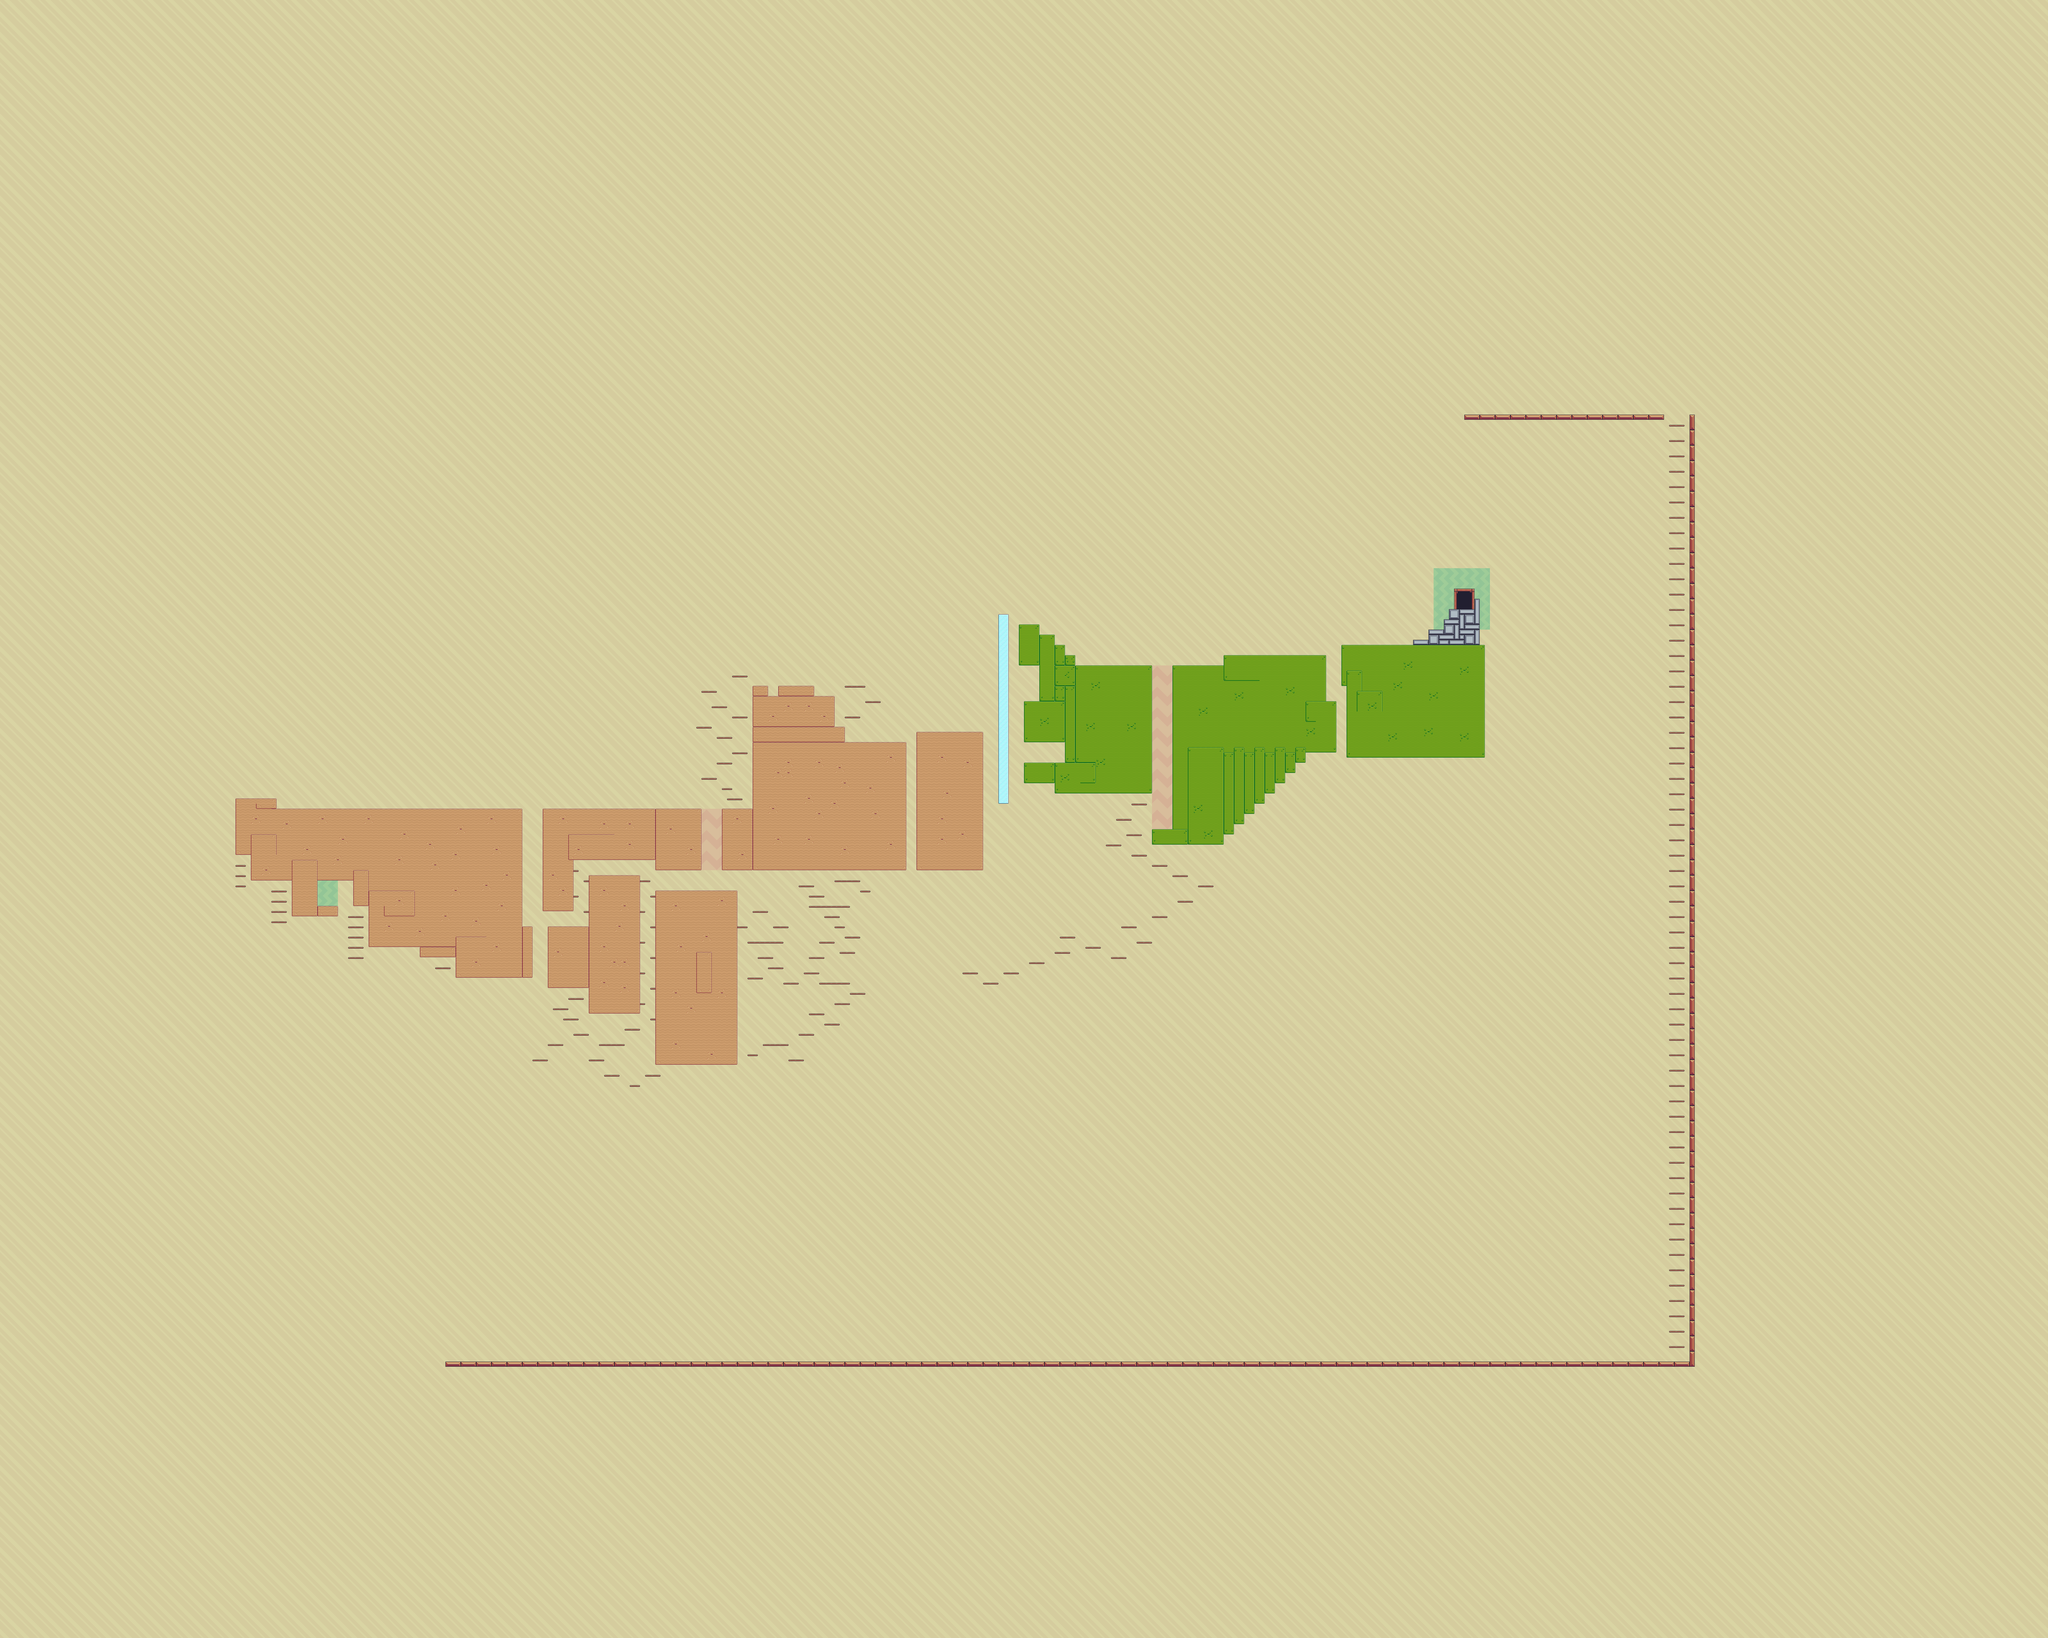

A level layout from a 2D game, rendered from its tile map. Below: a short description, then the map file with tile-grid data replaced by summaries:
An orthogonal 400x320 tile map with 16x16 px tiles, 3 tile layers (Fondo, Plataforma, Meta), 5 tilesets and 76 objects.

<map version="1.0" tiledversion="1.1.5" orientation="orthogonal" renderorder="right-down" width="400" height="320" tilewidth="16" tileheight="16" infinite="0" nextobjectid="93">
 <tileset firstgid="1" name="Tiles_Sand_Mud_Ice_16" tilewidth="16" tileheight="16" tilecount="55" columns="11">
  <image source="../Assets/Tiles_Sand_Mud_Ice_16.png" width="176" height="80" />
  <terraintypes>
   <terrain name="Void" tile="-1" />
   <terrain name="Sand" tile="-1" />
   <terrain name="Mud" tile="-1" />
   <terrain name="Ice" tile="-1" />
  </terraintypes>
  <tile id="0" terrain="0,0,0,1" />
  <tile id="1" terrain="0,0,1,1" />
  <tile id="2" terrain="0,0,1,0" />
  <tile id="4" terrain="0,0,0,2" />
  <tile id="5" terrain="0,0,2,2" />
  <tile id="6" terrain="0,0,2,0" />
  <tile id="8" terrain="0,0,0,3" />
  <tile id="9" terrain="0,0,3,3" />
  <tile id="10" terrain="0,0,3,0" />
  <tile id="11" terrain="0,1,0,1" />
  <tile id="12" terrain="1,1,1,1" />
  <tile id="13" terrain="1,0,1,0" />
  <tile id="15" terrain="0,2,0,2" />
  <tile id="16" terrain="2,2,2,2" />
  <tile id="17" terrain="2,0,2,0" />
  <tile id="19" terrain="0,3,0,3" />
  <tile id="20" terrain="3,3,3,3" />
  <tile id="21" terrain="3,0,3,0" />
  <tile id="22" terrain="0,1,0,0" />
  <tile id="23" terrain="1,1,0,0" />
  <tile id="24" terrain="1,0,0,0" />
  <tile id="26" terrain="0,2,0,0" />
  <tile id="27" terrain="2,2,0,0" />
  <tile id="28" terrain="2,0,0,0" />
  <tile id="30" terrain="0,3,0,0" />
  <tile id="31" terrain="3,3,0,0" />
  <tile id="32" terrain="3,0,0,0" />
  <tile id="50" terrain="0,0,0,0" />
 </tileset>
 <tileset firstgid="56" name="Terrain_16" tilewidth="16" tileheight="16" tilecount="242" columns="22">
  <image source="../Assets/Terrain_16.png" width="352" height="176" />
 </tileset>
 <tileset firstgid="298" name="Background_Brown" tilewidth="16" tileheight="16" tilecount="16" columns="4">
  <image source="../Assets/Background_Brown.png" width="64" height="64" />
 </tileset>
 <tileset firstgid="314" name="Background_Green" tilewidth="16" tileheight="16" tilecount="16" columns="4">
  <image source="../Assets/Background_Green.png" width="64" height="64" />
 </tileset>
 <tileset firstgid="330" name="Background_Yellow" tilewidth="16" tileheight="16" tilecount="16" columns="4">
  <image source="../Assets/Background_Yellow.png" width="64" height="64" />
 </tileset>
 <layer name="Fondo" width="400" height="320">
  <data>[128000 cells, 128000 non-empty, 16 distinct tile ids]</data>
 </layer>
 <layer name="Plataforma" width="400" height="320">
  <data>[128000 cells, 7698 non-empty, 79 distinct tile ids]</data>
 </layer>
 <layer name="Meta" width="400" height="320">
  <data>[128000 cells, 0 non-empty, 0 distinct tile ids]</data>
 </layer>
 <objectgroup name="Suelo">
  <object id="5" x="1695" y="2528" width="96" height="319.5" />
  <object id="9" x="2048" y="2528" width="143.5" height="191" />
  <object id="10" x="1790" y="2528" width="259" height="158.5" />
  <object id="11" x="1712.5" y="2896.5" width="127" height="190.5" />
  <object id="12" x="1840.5" y="2736" width="158.5" height="431" />
  <object id="13" x="2048.5" y="2784" width="254.5" height="543.5" />
  <object id="14" x="2256" y="2528" width="95.5" height="191" />
  <object id="15" x="2351" y="2320" width="480.5" height="399" />
  <object id="16" x="2352.5" y="2144.5" width="46.5" height="206" />
  <object id="17" x="2432.5" y="2144" width="110.5" height="212" />
  <object id="18" x="2379.5" y="2273" width="260" height="53" />
  <object id="19" x="2384.5" y="2176.5" width="223" height="128" />
  <object id="20" x="2864.5" y="2288.5" width="206.5" height="430.5" />
  <object id="22" x="3120.5" y="1920.5" width="31" height="591" />
  <object id="23" x="3200.5" y="2384.5" width="235.5" height="63" />
  <object id="24" x="3296" y="2392.5" width="302.5" height="87" />
  <object id="25" x="3184" y="1952" width="63.5" height="127" />
  <object id="26" x="3247" y="1984.5" width="48" height="212.5" />
  <object id="27" x="3281" y="2017" width="46.5" height="175" />
  <object id="28" x="3308" y="2049" width="51" height="143" />
  <object id="29" x="3200.5" y="2192" width="155" height="127.5" />
  <object id="30" x="3328" y="2080" width="270.5" height="307" />
  <object id="31" x="3431" y="2376.5" width="167.5" height="19.5" />
  <object id="32" x="3568" y="2348.5" />
  <object id="33" x="3824" y="2048.5" width="319.5" height="297" />
  <object id="34" x="3664.5" y="2080.5" width="158.5" height="558.5" />
  <object id="35" x="3600" y="2592.5" width="222.5" height="46.5" />
  <object id="36" x="3818" y="2337.5" width="37.5" height="270" />
  <object id="37" x="3852.5" y="2336.5" width="34.5" height="238.5" />
  <object id="38" x="3879.5" y="2336" width="40" height="207" />
  <object id="39" x="3912" y="2334.5" width="39.5" height="176" />
  <object id="40" x="3944.5" y="2340.5" width="39" height="138" />
  <object id="41" x="3978.5" y="2339" width="37" height="108" />
  <object id="42" x="4012" y="2335" width="35.5" height="80" />
  <object id="43" x="4047" y="2332" width="32" height="51" />
  <object id="44" x="4066" y="2192.5" width="109" height="159" />
  <object id="45" x="4608" y="1872.5" width="15.5" height="166" />
  <object id="46" x="4528" y="1904" width="84.5" height="127.5" />
  <object id="47" x="4512" y="1936" width="45.5" height="97.5" />
  <object id="48" x="4464" y="1968" width="82.5" height="77.5" />
  <object id="49" x="4416.5" y="2000.5" width="82" height="46" />
  <object id="50" x="4192.5" y="2017" width="446" height="126.5" />
  <object id="51" x="4208.5" y="2018" width="430" height="349.5" />
  <object id="52" x="4576" y="1296" width="623.5" height="15.5" />
  <object id="53" x="5280" y="1296" width="16" height="2975.5" />
  <object id="55" x="1392" y="4256.33" width="3904" height="15.6667" />
  <object id="56" x="736" y="2496" width="126.667" height="175.333" />
  <object id="57" x="784" y="2556.67" width="188" height="194" />
  <object id="58" x="912.667" y="2831.33" width="142.667" height="32" />
  <object id="59" x="912.667" y="2673.33" width="78" height="158" />
  <object id="60" x="1104" y="2636.67" width="181.333" height="194.667" />
  <object id="61" x="1424" y="2897.33" width="239.333" height="158" />
  <object id="62" x="1312" y="2892.67" width="179.333" height="98.6667" />
  <object id="63" x="1152.67" y="2530" width="478.667" height="428.667" />
  <object id="64" x="857.333" y="2526.67" width="773.333" height="224" />
 </objectgroup>
 <objectgroup name="Plataforma">
  <object id="73" x="735.333" y="2704" width="32" height="4" />
  <object id="74" x="736.667" y="2736.67" width="31.3333" height="4.66667" />
  <object id="75" x="736" y="2768.67" width="31.3333" height="4" />
  <object id="76" x="847.333" y="2784" width="47.3333" height="4.66667" />
  <object id="77" x="848" y="2816" width="47.3333" height="4.66667" />
  <object id="78" x="848" y="2848.5" width="47" height="4.5" />
  <object id="79" x="848.5" y="2880.5" width="47" height="4" />
  <object id="80" x="1088.5" y="2865" width="47" height="3.5" />
  <object id="81" x="1088.5" y="2897" width="46.5" height="3" />
  <object id="82" x="1088" y="2928.5" width="47.5" height="4" />
  <object id="83" x="1088.5" y="2960" width="47.5" height="4.5" />
  <object id="84" x="1088" y="2992.5" width="47.5" height="3.5" />
  <object id="85" x="1360.5" y="3025" width="47" height="3.5" />
 </objectgroup>
 <objectgroup name="Salida">
  <object id="72" x="4552.67" y="1849.33" width="46" height="52" />
 </objectgroup>
 <objectgroup name="Muerte">
  <object id="66" x="1868" y="3680" width="3156" height="84" />
  <object id="67" x="452" y="3684" width="1144" height="72" />
  <object id="68" x="444" y="1464" width="3856" height="68" />
  <object id="70" x="5" y="635" width="6390" height="230" />
  </objectgroup>
 <objectgroup name="Gravedad">
  <!-- 2 objects omitted --></objectgroup>
</map>
<!-- 3 of 76 objects omitted -->
